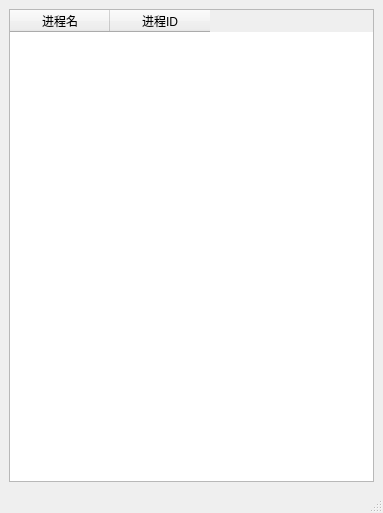
<?xml version="1.0" encoding="UTF-8"?>
<ui version="4.0">
 <class>Process</class>
 <widget class="QMainWindow" name="Process">
  <property name="geometry">
   <rect>
    <x>0</x>
    <y>0</y>
    <width>383</width>
    <height>513</height>
   </rect>
  </property>
  <property name="windowTitle">
   <string>进程</string>
  </property>
  <widget class="QWidget" name="centralwidget">
   <layout class="QGridLayout" name="gridLayout">
    <item row="0" column="0">
     <widget class="QTableWidget" name="tableWidget">
      <column>
       <property name="text">
        <string>进程名</string>
       </property>
      </column>
      <column>
       <property name="text">
        <string>进程ID</string>
       </property>
      </column>
     </widget>
    </item>
   </layout>
  </widget>
  <widget class="QMenuBar" name="menubar">
   <property name="geometry">
    <rect>
     <x>0</x>
     <y>0</y>
     <width>383</width>
     <height>23</height>
    </rect>
   </property>
  </widget>
  <widget class="QStatusBar" name="statusbar"/>
 </widget>
 <resources/>
 <connections/>
</ui>
